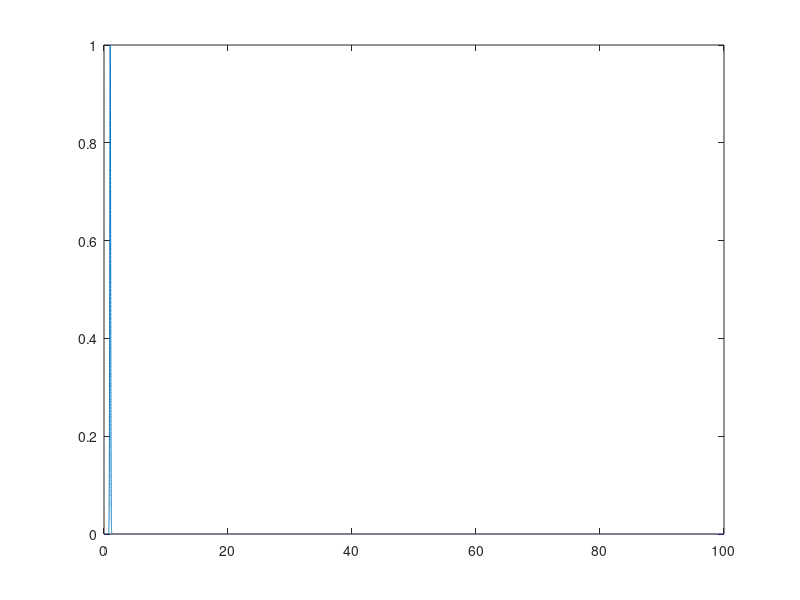

MATLAB code to generate this figure: (Note: this script raises an error after producing the figure.)
% pipe_crack_inf_driver
source_dir = '../source';
addpath(genpath(source_dir));
%%
dt = 0.001;
t   = [0:dt:100];
t0 = 1;
T  = 0.1;
g  = exp(-(t-t0).^2/T^2);
figure
plot(t,g);
[ghat, f] = fft_dim(g, dt);
figure
plot(f,abs(ghat));
%%
omega = 2*pi*f;
L    = 1000;
a    = 0.01;
d    = 0;
rho = 1e3;
c0  = 1e3;
alpha = 8*1e-3/a^2;
c    = c0*sqrt(1./(1+1i*alpha./(rho*omega))); 
z    = -L/2;
% r    = 2000;
mu = 1e-2;
[p, v, t, R, T, omega] = pipe_inf_crack_inf(L, a, d, rho, c0, g, dt, z, r, mu);
% assert(max(abs(imag(p)./real(p)))<1e-6);
p = real(p);
v = real(v);
subplot(2,1,1);
plot(t,p);
subplot(2,1,2);
plot(t,v);
